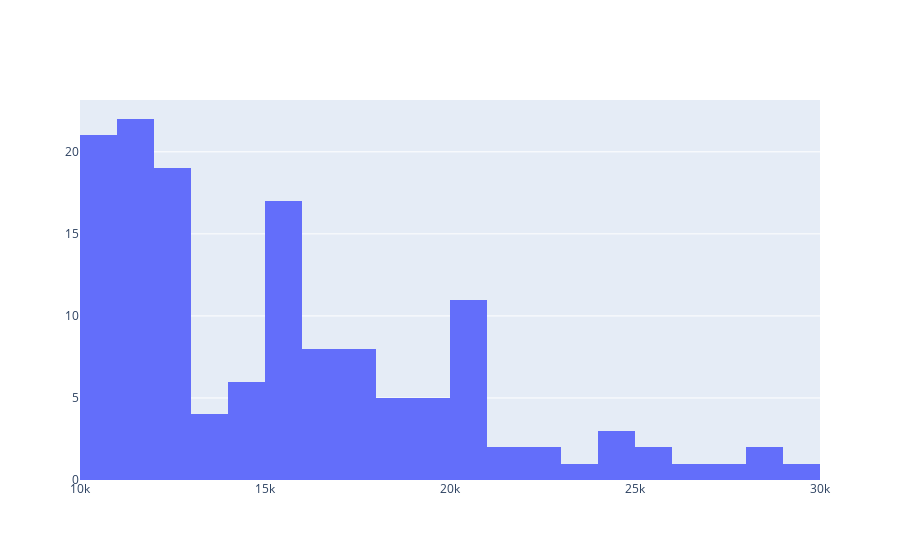

The cell this chart's notebook holds for it:
### Code cell
fig = go.Figure(data=[go.Histogram(
    x=data.price,
    xbins=dict(start=10000, end=29999),
)]
)
fig.show()

### Figure 1 — Plotly figure (JSON) as saved in the notebook; plotly's stock layout.template omitted (floating-point values rounded to 4 significant figures; data arrays with more than 128 entries replaced by an {"elided": "..."} marker saying what was removed)
{"data": [{"type": "histogram", "x": {"elided": "3051 float values"}, "xbins": {"end": 29999, "start": 10000}}], "layout": {}}
